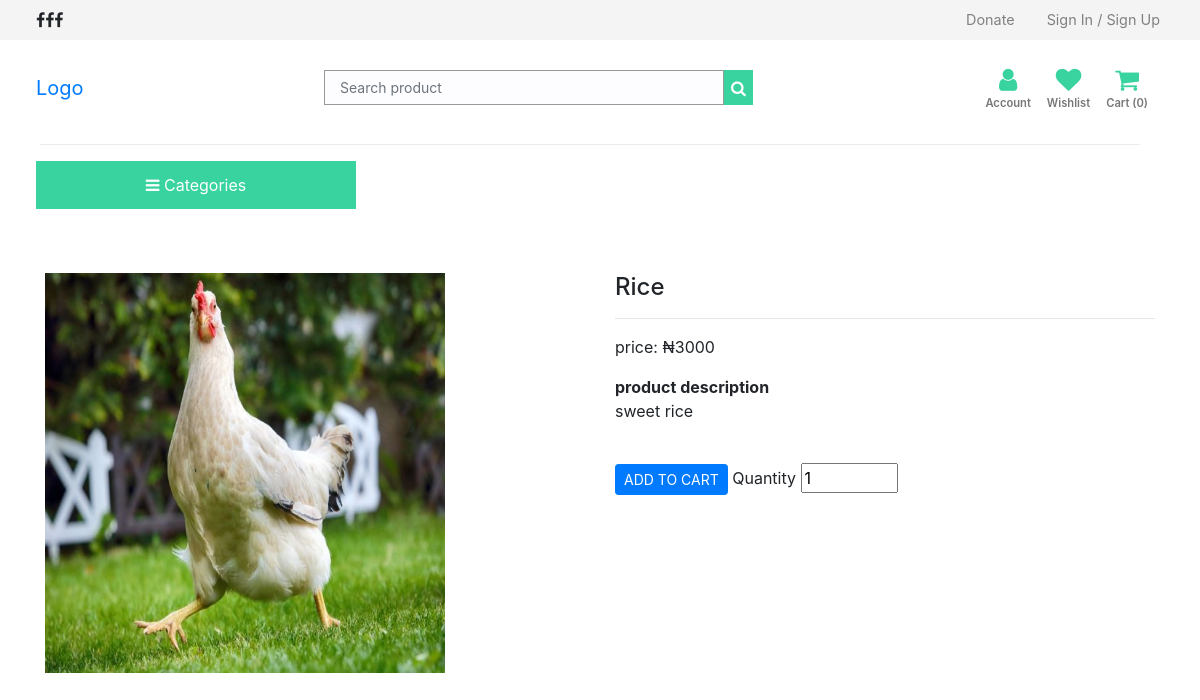
Before: /product/1 with the older database file.
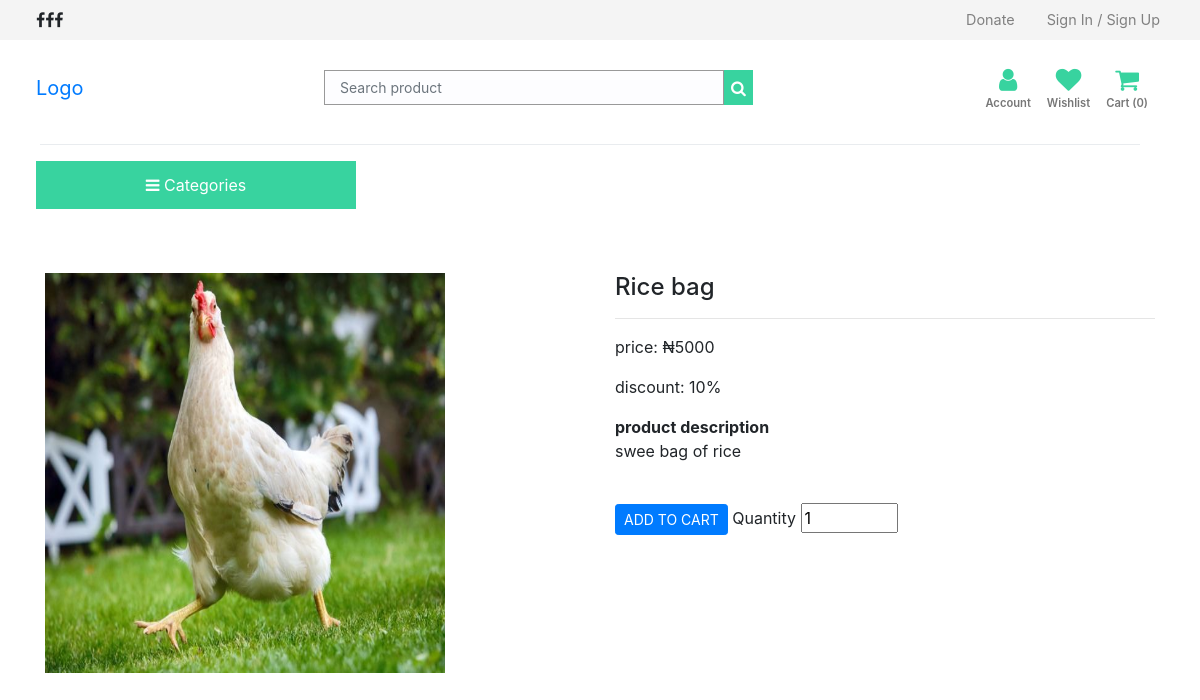
After: the same page with the newer database file.
### src/models.py (models this page shows)
class Products(db.Model):
    id = db.Column(db.Integer, primary_key=True)
    product_name = db.Column(db.String(30), nullable=False, unique=True)
    product_price = db.Column(db.Integer, nullable=False)
    product_discount = db.Column(db.Integer, default=0)
    product_description = db.Column(db.String(300), nullable=False)
    product_stock = db.Column(db.Integer, nullable=False)
    product_date = db.Column(db.DateTime, nullable=False, default=date.today())
    category_id = db.Column(db.Integer, db.ForeignKey('category.id'), nullable=False)
    category = db.relationship(
                                'Category',
                                backref='category',
                                lazy=True)
    image_1 = db.Column(db.String(150), nullable=False, default='image.jpg')
    image_2 = db.Column(db.String(150), nullable=False, default='image.jpg')
    image_3 = db.Column(db.String(150), nullable=False, default='image.jpg')
    image_4 = db.Column(db.String(150), nullable=False, default='image.jpg')

### src/routes/store.py (the view)
@store.route('/product/<int:id>')
def single_page(id):
    product = Products.query.get_or_404(id)
    categories = Category.query.join(
        Products, (Category.id == Products.category_id)).all()
    return render_template('single_page.html', product=product, categories=categories)

### src/templates/single_page.html (shortened to what this page needs)
{% from "/storebase.html" import render_aboutus, render_ourcauses, render_faq,
render_contactus, render_ourteam, render_sponsors, render_subscribenews,
render_takeaction, render_footer, render_js, render_css, render_donatemodal,
render_scrolltotop %}
<!DOCTYPE html>
<html lang="en-us">
  <head>
    <link
      rel="stylesheet"
      href="{{ url_for ('static', filename='dcarousel/owl.carousel.min.css')}}"
      type="text/css"
      media="all"
    />
    <link
      rel="stylesheet"
      href="{{ url_for ('static', filename='dcarousel/owl.theme.default.min.css')}}"
      type="text/css"
      media="all"
    />
    {{ render_css(render) }}
  </head>
  <body>
    <section id="store">
      <section class="top-nav">
        <nav class="navbar">
          <ul class="nav">
            <i class="fa fa-facebook-f"></i>
            <i class="fa fa-facebook-f"></i>
            <i class="fa fa-facebook-f"></i>
          </ul>
          <ul class="nav mr-sm-2 auth">
            <li class="nav-item">
              <a class="nav-link" href="/donate">Donate</a>
            </li>
            <li class="nav-item">
              <a class="nav-link" href="#">Sign In / Sign Up</a>
            </li>
          </ul>
        </nav>
      </section>
      <section class="bottom-nav">
        <nav class="navbar">
          <a href="/shop.html" class="navbar-brand">
            Logo
          </a>
          <form class="form-inline">
            <input
              class="form-control"
              type="search"
              placeholder="Search product"
              aria-label="Search product"
            />
            <button class="btn-primary" type="submit">
              <i class="fa fa-search"></i>
            </button>
          </form>
          <ul class="mr-sm-2 navbar-nav nav-right">
            <div class="account">
              <a href="profile.html" title="My account">
                <div class="icon">
                  <i class="fa fa-user"></i>
                </div>
                <p>Account</p>
              </a>
            </div>
            <div class="wishlist">
              <a href="wishlist.html" title="Wishlist">
                <div class="icon">
                  <i class="fa fa-heart"></i>
                </div>
                <p>Wishlist</p>
              </a>
            </div>
            <div class="cart">
              <a href="{{url_for('store.getCart')}}" title="Cart">
                <div class="icon">
                  <i class="fa fa-shopping-cart"></i>
                </div>
                <p>Cart ({{session['ShoppingCart']|length}})</p>
              </a>
            </div>
          </ul>
        </nav>
      </section>
      <div class="dropdown-divider dd"></div>
      <section class="last-nav">
        <nav class="navbar">
          <div class="dropdown text-center">
            <button
              class="drop-btn"
              type="button"
              data-toggle="dropdown"
              data-hover="dropdown"
            >
              <i class="fa fa-bars"></i>
              Categories
            </button>
          </div>
        </nav>
      </section>
      <div class="container col-md-4 p-1 text-center" id="flash_message">
      </div>
      <section id="prod_details">
        <div class="container mt-5">
          <div class="row">
            <div class="col-md">
              <img
                src="{{url_for('static', filename='images/cc.jpg')}}"
                alt="{{product.product_name}}"
                width="400"
                height="400"
              />
            </div>
            <div class="col-md-6">
              <h4>{{ product.product_name }}</h4>
              <hr />
              <p>price: &#x20A6;{{product.product_price}}</p>
              {% if product.product_discount > 0 %}
              <p>discount: {{product.product_discount}}%</p>
              {% endif %}
              <b>product description</b>
              <p>{{product.product_description}}</p>
              <br />
              <form action="{{url_for('store.AddCart')}}" method="POST">
                <button type="submit" class="btn btn-primary btn-sm">
                  ADD TO CART
                </button>
                <label for="quantity">Quantity</label>
                <input
                  type="number"
                  name="quantity"
                  id="quantity"
                  value="1"
                  min="1"
                  max="{{product.product_stock}}"
                />
              </form>
            </div>
          </div>
        </div>
      </section>
    </section>
  </body>
</html>

### src/templates/storebase.html (shortened to what this page needs)
{% macro render_css(render) %}
<link rel="stylesheet" type="text/css" href="https://stackpath.bootstrapcdn.com/font-awesome/4.7.0/css/font-awesome.min.css" media="all">
<link rel="stylesheet" href="https://stackpath.bootstrapcdn.com/bootstrap/4.5.0/css/bootstrap.min.css">
<link rel='stylesheet' href="{{ url_for ('static', filename='css/animate.min.css')}}" type='text/css' media='all' />
<link rel='stylesheet' href="{{ url_for ('static', filename='css/bootstrap-dropdownhover.min.css')}}" type='text/css' media='all' />
<link rel='stylesheet' href="{{ url_for ('static', filename='css/store.css')}}" type='text/css' media='all' />
{% endmacro %}

### src/static/css/store.css (style rules this page uses)
.form-control { transition: .3s !important; background-color: #fdfdff !important; border-color: #e4fce8 !important; }
#displayproducts .input-group-text, select.form-control:not([size]):not([multiple]), .form-control:not(.form-control-sm):not(.form-control-lg) { font-size: 14px; padding: 10px 15px; }
.bottom-nav .navbar-nav { flex-direction: row; }
#store { text-decoration: none !important; }
#store .top-nav { background: #f4f4f4 !important; padding: 0px; height: 40px; align-content: center; display: grid; }
#store .top-nav nav { margin-left: 20px; }
#store .bottom-nav { background: #fff; padding: 0px; align-content: center; margin-left: 20px; margin-right: 20px; }
#store .bottom-nav input { width: 400px; border-radius: 0px; border: .5px solid #999 !important; }
#store .bottom-nav button { height: 35px; border-radius: 0px; background: #38d39f; border: 1px solid #38d39f !important; color: #fff; align-content: center; display: grid; }
#store .nav-right { text-align: center; padding-top: 20px; }
#store .nav-right p { color: #777; font-size: .7rem; text-transform: capitalize; font-weight: 600; }
#store .nav-right i { color: #38d39f; font-size: 1.6rem; text-decoration: none; transition: .3s; }
#store .top-nav a { color: gray; font-size: .9rem; }
#store .account,.cart,.wishlist { margin-right: 8px; margin-left: 8px; }
#store .dd { margin-right: 60px; margin-left: 40px; }
.last-nav .drop-btn { background: #38d39f; border-radius: 0px; border: 1px solid #38d39f; color: #fff !important; width: 20rem; height: 3rem; margin-left: 20px; transition: ease-in-out; }

Changed rows visible on the page:
changed Products: product_name "Rice" → "Rice bag"; product_price "3000" → "5000"; product_discount (not shown) → "10"; product_description "sweet rice" → "swee bag of rice"
Other visible differences:
text now shown: "discount: %"
